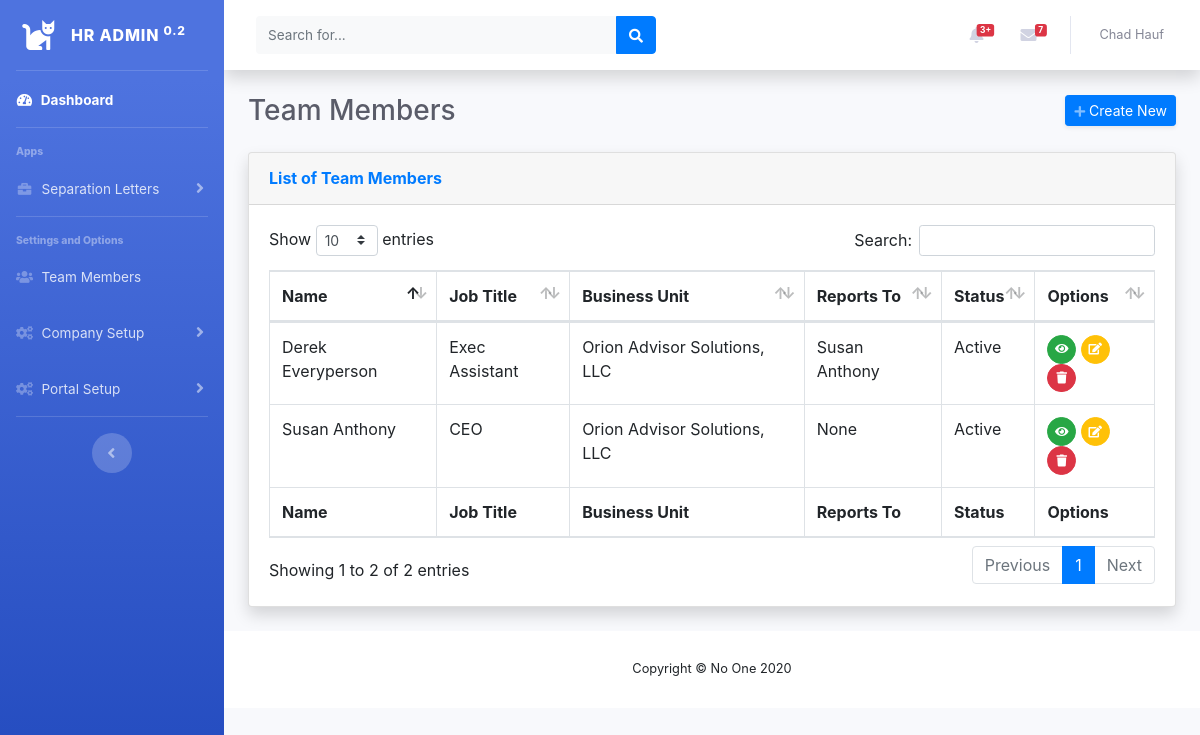
Screenshot of /teammembers/ with the database file from the repository.
### hr_web_app/models.py (models this page shows, shortened)
class TeamMember(models.Model):
    first_name = models.CharField(max_length=50)
    last_name = models.CharField(max_length=50)
    work_email = models.EmailField()
    associate_id = models.CharField(max_length=9, unique=True, verbose_name='Associate ID')
    homedepartment = models.ForeignKey(HomeDepartment, null=True, blank=False, on_delete=models.PROTECT)
    hire_date = models.DateField(verbose_name='Hire Date')
    rehire_date = models.DateField(null=True, blank=True, verbose_name='Rehire Date')
    separation_date = models.DateField(null=True, blank=True, verbose_name='Separation Date')
    reports_to = models.ForeignKey('self', null=True, blank=True, on_delete=models.PROTECT)
    job_title = models.CharField(max_length=50, verbose_name='Job Title')
    FLSA_LIST = (
        ('e', 'Exempt'),
        ('n', 'Non-Exempt'),
    )
    flsa = models.CharField(
        max_length=1,
        choices=FLSA_LIST,
        verbose_name='FLSA Status',
    )
    PAY_LIST = (
        ('s', 'Salaried'),
        ('h', 'Hourly'),
    )
    pay_type = models.CharField(
        max_length=1,
        choices=PAY_LIST,
        verbose_name='Pay Type',
    )
    WORKER_LIST = (
        ('f', 'Full-Time'),
        ('p', 'Part-Time'),
        ('t', 'Temporary'),
        ('i', 'Intern'),
    )
    worker_category = models.CharField(
        max_length=1,
        choices=WORKER_LIST,
        verbose_name='Worker Category',
    )
    TIME_OFF_LIST = (
        ('Y', 'Yes'),
        ('N', 'No'),
    )
    time_off_available = models.CharField(
        max_length=1,
        choices=TIME_OFF_LIST,
        verbose_name='Is Time Off Available?'
    )
    STATUS_LIST = (
        ('a', 'Active'),
        ('t', 'Terminated'),
    )
    status = models.CharField(
        max_length=1,
        choices=STATUS_LIST,
        default='a',
    )
    class Meta:
        ordering = ['last_name']
    def __str__(self):
        return self.first_name + ' ' + self.last_name

class HomeDepartment(models.Model):
    code = models.CharField(max_length=6, unique=True, verbose_name='Home Department Code')
    name = models.CharField(max_length=50, verbose_name='Home Department Name')
    number = models.IntegerField()
    businessunit = models.ForeignKey(BusinessUnit, on_delete=models.PROTECT)
    date_added = models.DateTimeField(auto_now_add=True)
    date_modified = models.DateTimeField(auto_now=True)
    PILLAR_LIST = (
        ('i', 'Innovate and Implement'),
        ('g', 'Growth'),
    )
    pillar = models.CharField(
        max_length=1,
        choices=PILLAR_LIST,
        verbose_name='Company Pillar',
    )
    TA_CATEGORY_LIST = (
        ('a', 'Advisor Strategies'),
        ('c', 'Corporate Support'),
    )
    ta_category = models.CharField(
        max_length=1,
        choices=TA_CATEGORY_LIST,
        verbose_name='TA Category',
    )
    TA_COMPANY_LIST = (
        ('o', 'Orion 1'),
        ('r', 'Orion 2'),
    )
    ta_company = models.CharField(
        max_length=1,
        choices=TA_COMPANY_LIST,
        verbose_name='TA Company'
    )
    HD_STATUS = (
        ('a', 'Active'),
        ('i', 'Inactive'),
    )
    status = models.CharField(
        max_length=1,
        choices=HD_STATUS,
        default='a',
        verbose_name='Home Department Status',
    )
    class Meta:
        ordering = ['name']

class BusinessUnit(models.Model):
    code = models.CharField(max_length=3, unique=True, verbose_name='Business Unit Code')
    name = models.CharField(max_length=50, verbose_name='Business Unit Name')
    payrollcompany = models.ForeignKey(PayrollCompany, on_delete=models.PROTECT)
    date_added = models.DateTimeField(auto_now_add=True)
    date_modified = models.DateTimeField(auto_now=True)
    BU_STATUS = (
        ('a', 'Active'),
        ('i', 'Inactive'),
    )
    status = models.CharField(
        max_length=1,
        choices=BU_STATUS,
        default='a',
        verbose_name='Business Unit Status'
    )
    class Meta:
        ordering = ['name']
    def __str__(self):
        return self.name

### hr_web_app/views.py (the view)
# urls.py: path('teammembers/', views.team_members, name='team_members'),
def team_members(request):
    team_members = TeamMember.objects.all()
    context = {'team_members': team_members}
    return render(request, 'hr_web_app/team_members/team_members.html', context)

### hr_web_app/templates/hr_web_app/team_members/team_members.html (shortened to what this page needs)
{% extends "hr_web_app/base.html" %}
{% load static %}
{% block header %}
<div class="d-sm-flex align-items-center justify-content-between mb-4">
    <h1 class="h3 mb-0 text-gray-800">Team Members</h1>
    <a href="{% url 'hr_web_app:new_team_member' %}" class="d-none d-sm-inline-block btn btn-sm btn-primary shadow-sm"><i class="fas fa-plus fa-sm text-white-50"></i> Create New</a>
</div>
{% endblock %}
{% block page_content %}
<div class="card shadow mb-4">
    <div class="card-header py-3">
        <h6 class="m-0 font-weight-bold text-primary">List of Team Members</h6>
    </div>
    <div class="card-body">
        <div class="table-responsive">
            <table class="table table-bordered" id="dataTable" width="100%" cellspacing="0">
                <thead>
                <tr>
                    <th>Name</th>
                    <th>Job Title</th>
                    <th>Business Unit</th>
                    <th>Reports To</th>
                    <th>Status</th>
                    <th>Options</th>
                </tr>
                </thead>
                <tfoot>
                <tr>
                    <th>Name</th>
                    <th>Job Title</th>
                    <th>Business Unit</th>
                    <th>Reports To</th>
                    <th>Status</th>
                    <th>Options</th>
                </tr>
                </tfoot>
                <tbody>
                {% for team_member in team_members %}
                <tr>
                    <td>{{ team_member.first_name }} {{ team_member.last_name }}</td>
                    <td>{{ team_member.job_title }}</td>
                    <td>{{ team_member.homedepartment.businessunit }}</td>
                    <td>{{ team_member.reports_to }}</td>
                    <td>{{ team_member.get_status_display }}</td>
                    <td>
                        <a href="{% url 'hr_web_app:view_team_member' team_member.id %}" class="btn btn-success btn-circle btn-sm"><i class="fas fa-eye"></i></a>
                        <a href="{% url 'hr_web_app:edit_team_member' team_member.id %}" class="btn btn-warning btn-circle btn-sm"><i class="fas fa-edit" style="color:white"></i></a>
                        <a href="{% url 'hr_web_app:delete_team_member' team_member.id %}" class="btn btn-danger btn-circle btn-sm"><i class="fas fa-trash"></i></a>
                    </td>
                </tr>
                {% endfor %}
                </tbody>
            </table>
        </div>
    </div>
</div>
{% endblock %}
{% block custom_styles %}
    <link href="{% static 'css/dataTables.bootstrap4.min.css' %}" rel="stylesheet">
{% endblock %}

### rows the page displays
TeamMember: first_name "Susan", last_name "Anthony", job_title "CEO", homedepartment.businessunit "Orion Advisor Solutions, LLC", reports_to "None", status "Active"
TeamMember: first_name "Derek", last_name "Everyperson", job_title "Exec Assistant", homedepartment.businessunit "Orion Advisor Solutions, LLC", reports_to "Susan Anthony", status "Active"
